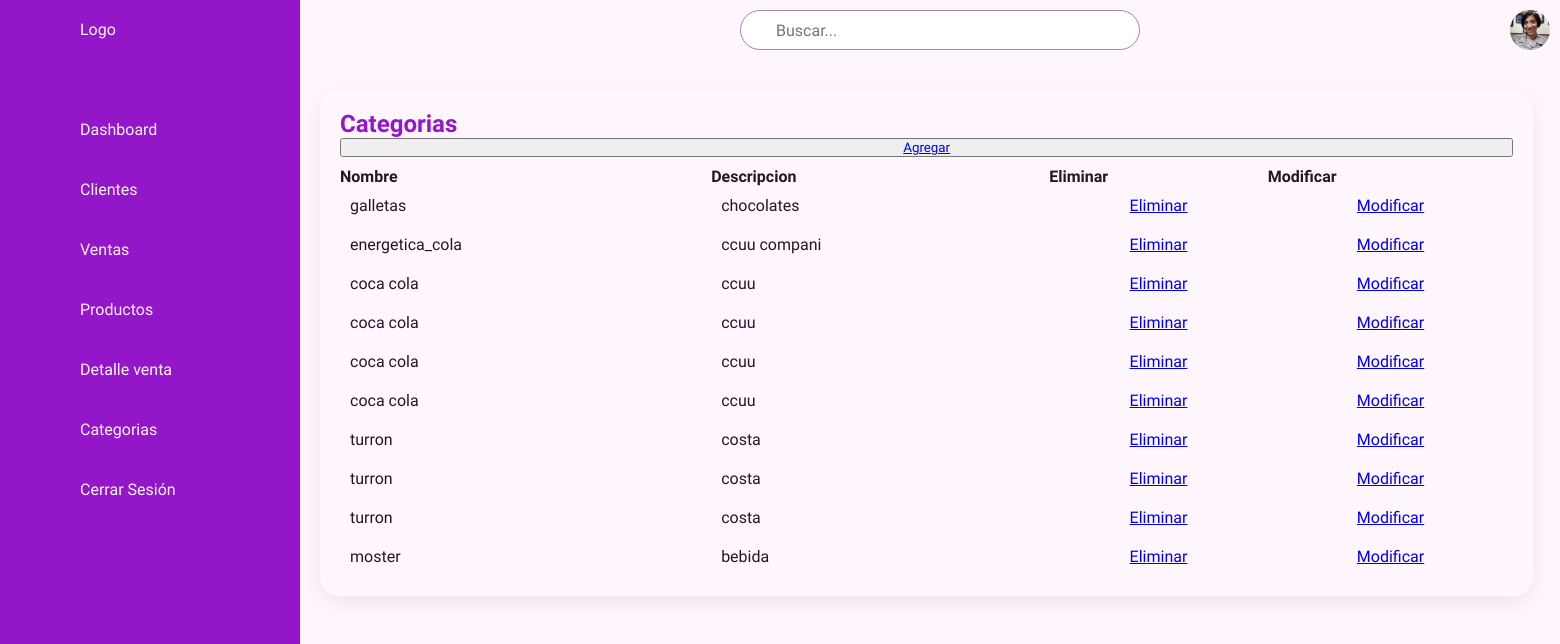
The app's page /categorias, older data.
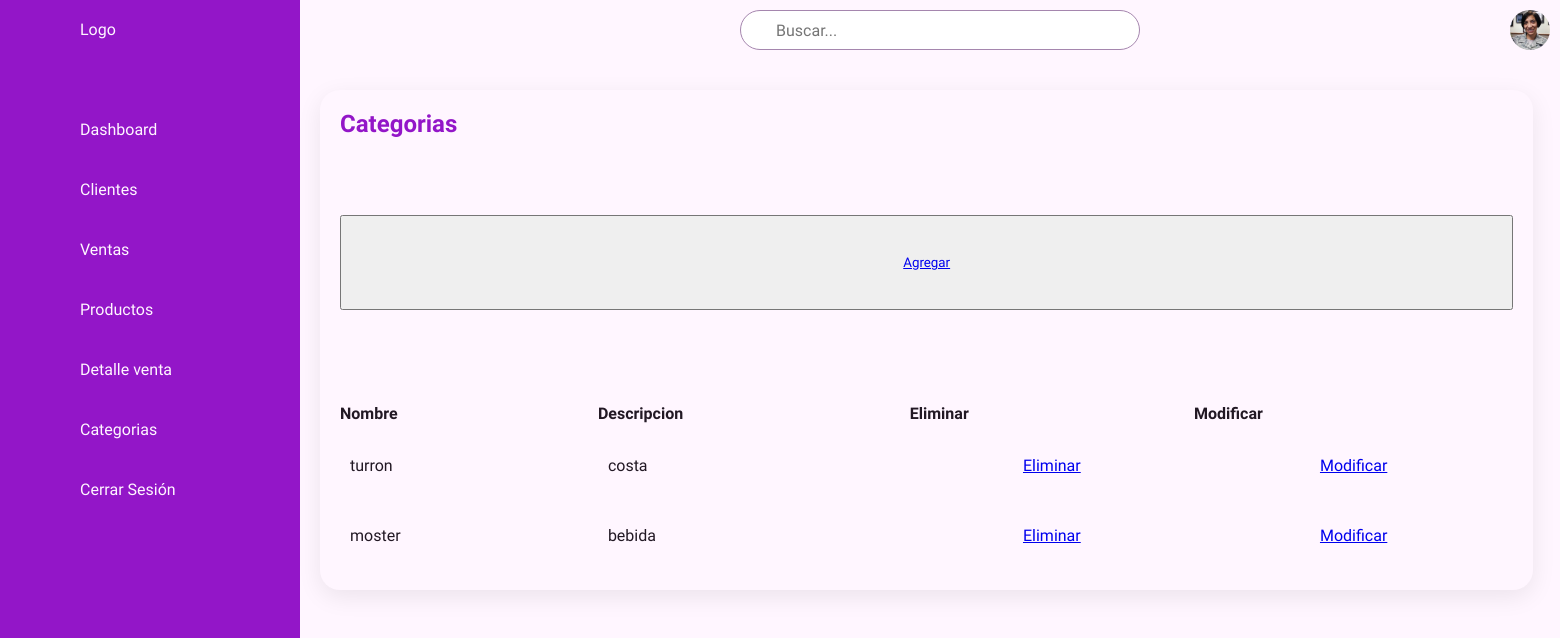
The same page, newer data.
### ventas/models.py (models this page shows, shortened)
class Categorias(models.Model):
    id_categorias = models.AutoField(db_column='idCategorias',primary_key=True)
    nombre = models.CharField(max_length=30)
    descripcion = models.CharField(max_length=40)

### ventas/views.py (the view)
# urls.py: path('categorias', categorias, name='categorias'),
def categorias(request):
    categorias = Categorias.objects.all()
    context = {"categorias" :categorias}
    return render(request, 'ventas/categorias.html',context)

### ventas/templates/ventas/categorias.html (shortened to what this page needs)
<!DOCTYPE html>
<html lang="en">
<head>
    {% load static %}
    <link rel="stylesheet" href="{% static 'ventas/css/clientes.css' %}">
</head>
<body>
    <section>
        <div class="nav">
            <ul>
                <li>
                    <a href="#">
                        <span class="icono"></span>
                        <span class="titulo">Logo</span>
                    </a>
                </li>
                <li>
                    <a href="{% url 'dashboard' %}">
                        <span class="icono"></span>
                        <span class="titulo">Dashboard</span>
                    </a>
                </li>
                <li>
                    <a href="{% url 'clientes' %}">
                        <span class="icono"></span>
                        <span class="titulo">Clientes</span>
                    </a>
                </li>
                <li>
                    <a href="{% url 'ventas' %}">
                        <span class="icono"></span>
                        <span class="titulo">Ventas</span>
                    </a>
                </li>
                <li>
                    <a href="{% url 'productos' %}">
                        <span class="icono"></span>
                        <span class="titulo">Productos</span>
                    </a>
                </li>
                <li>
                    <a href="{% url 'detalles_ventas' %}">
                        <span class="icono"></span>
                        <span class="titulo">Detalle venta</span>
                    </a>
                </li>
                <li>
                    <a href="{% url 'categorias' %}">
                        <span class="icono"></span>
                        <span class="titulo">Categorias</span>
                    </a>
                </li>
                <li>
                    <a href="{% url 'index' %}">
                        <span class="icono"></span>
                        <span class="titulo">Cerrar Sesión</span>
                    </a>
                </li>
            </ul>
        </div>
        <div class="container">
            <div class="topbar">
                <div class="toggle">
                </div>
                <div class="buscar">
                    <label for="">
                        <input type="text" placeholder="Buscar..." name="" id="">
                    </label>
                </div>
                <div class="perfil-usuario">
                    <img src="imgdashboard/profile-photo1.jpg" alt="">
                </div>
            </div>
            <div class="detalles">
                <div class="clientes">
                    <div class="header">
                        <h2>Categorias</h2>
                    </div>
                    <button type="button">
                        <a href="{% url 'categoriasAdd' %}"> Agregar </a>
                    </button>
                    <div id="idMensajes">
                    </div>
                    <table>
                        {% if categorias %}
                            <th>Nombre</th>
                            <th>Descripcion</th>
                            <th>Eliminar</th>
                            <th>Modificar</th>
                            {% for categoria in categorias %}
                                <tr>
                                    <td>{{ categoria.nombre }}
                                    <td>{{ categoria.descripcion }}
                                    <td><a href="{% url 'categorias_del' pk=categoria.id_categorias %}">Eliminar</a>
                                    <td><a href="{% url 'categorias_findEdit' pk=categoria.id_categorias %}">Modificar</a>
                                </tr>
                            {% endfor %}
                        {% endif %}
                    </table>
                </div>
            </div>
        </div>
    </section>
</body>
</html>

### ventas/static/ventas/css/clientes.css (style rules this page uses)
:root { --white: #fff6ff; --purple: #9316c8; --dark-rose: #a586ae; --black: #221824; --font: 'Raleway' , sans-serif; }
* { margin: 0; padding: 0; box-sizing: border-box; font-family: var(--font); }
body { background: var(--white); overflow-x: hidden; }
section { position: relative; width: 100%; }
.nav { position: fixed; width: 300px; height: 100%; background: var(--purple); border-left: 10px solid var(--purple); overflow: hidden; transition: 0.4s; }
.nav ul { position: absolute; top: 0; left: 0; width: 100%; }
.nav ul li { position: relative; width: 200%; list-style: none; border-top-left-radius: 10px; border-bottom-left-radius: 10px; }
.nav ul li:nth-child(1) { margin-bottom: 40px; pointer-events: none; }
.nav ul li a { position: relative; display: flex; width: 100%; color: var(--white); text-decoration: none; }
.nav ul li a .icono { position: relative; display: block; min-width: 60px; height: 60px; line-height: 75px; text-align: center; }
.nav ul li a .titulo { position: relative; display: block; padding: 0 10px; height: 60px; line-height: 60px; text-align: start; white-space: nowrap; }
.container { position: absolute; width: calc(100% - 300px); left: 300px; min-width: 100vh; background: var(--white); transition: 0.4s; }
.container .topbar { width: 100%; height: 60px; display: flex; justify-content: space-between; align-items: center; padding: 0 10px; }
.container .topbar .toggle { position: relative; width: 60px; height: 60px; display: flex; justify-content: center; align-items: center; font-size: 2.5em; cursor: pointer; }
.container .topbar .buscar { position: relative; width: 400px; margin: 0 10px; }
.container .topbar .buscar label { position: relative; width: 100%; }
.container .topbar .buscar label input { width: 100%; height: 40px; border-radius: 40px; padding: 5px 20px; padding-left: 35px; font-size: 1em; outline: none; border: 1px solid var(--dark-rose); }
.container .topbar .perfil-usuario { position: relative; width: 40px; height: 40px; border-radius: 50%; overflow: hidden; cursor: pointer; }
.container .topbar .perfil-usuario img { position: absolute; top: 0; left: 0; width: 100%; height: 100%; object-fit: cover; }
.detalles { position: relative; width: 150%; padding: 20px; display: grid; grid-template-columns: 2fr 1fr; grid-gap: 30px; margin-top: 10px; }
.detalles .clientes { position: relative; display: grid; min-height: 500px; background: var(--white); padding: 20px; box-shadow: 0 7px 25px rgba(0, 0, 0, 0.08); border-radius: 20px; }
.header { display: flex; justify-content: space-between; align-items: flex-start; }
.header h2 { font-weight: 700; color: var(--purple); }
.detalles table { width: 100%; border-collapse: collapse; margin-top: 10px; text-align: left; }
.detalles .clientes table tr { color: var(--black); border-radius: 1px solid rgba(0,0,0,0.1); }
.detalles .clientes table tr td { padding: 10px; }
.detalles .clientes table tr td:last-child { text-align: center; }
.detalles .clientes table tr td:nth-child(3) { text-align: center; }

Row changes from the older to the newer data that the page shows:
removed Categorias: nombre "galletas", descripcion "chocolates"
removed Categorias: nombre "energetica_cola", descripcion "ccuu compani"
removed Categorias: nombre "coca cola", descripcion "ccuu"
removed Categorias: nombre "coca cola", descripcion "ccuu"
removed Categorias: nombre "coca cola", descripcion "ccuu"
removed Categorias: nombre "coca cola", descripcion "ccuu"
removed Categorias: nombre "turron", descripcion "costa"
removed Categorias: nombre "turron", descripcion "costa"
